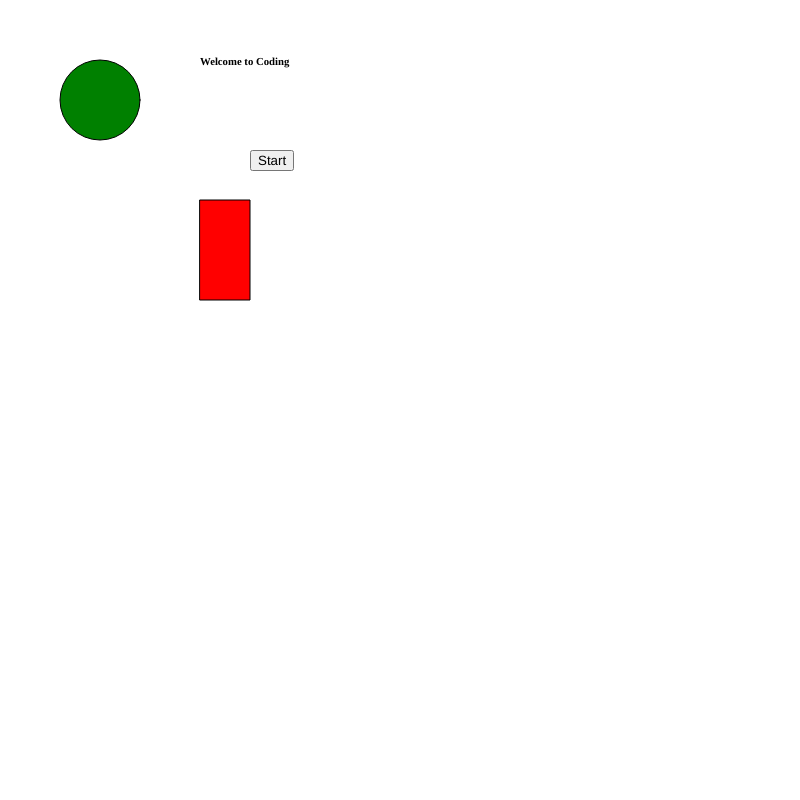
Frame 1 (no input)
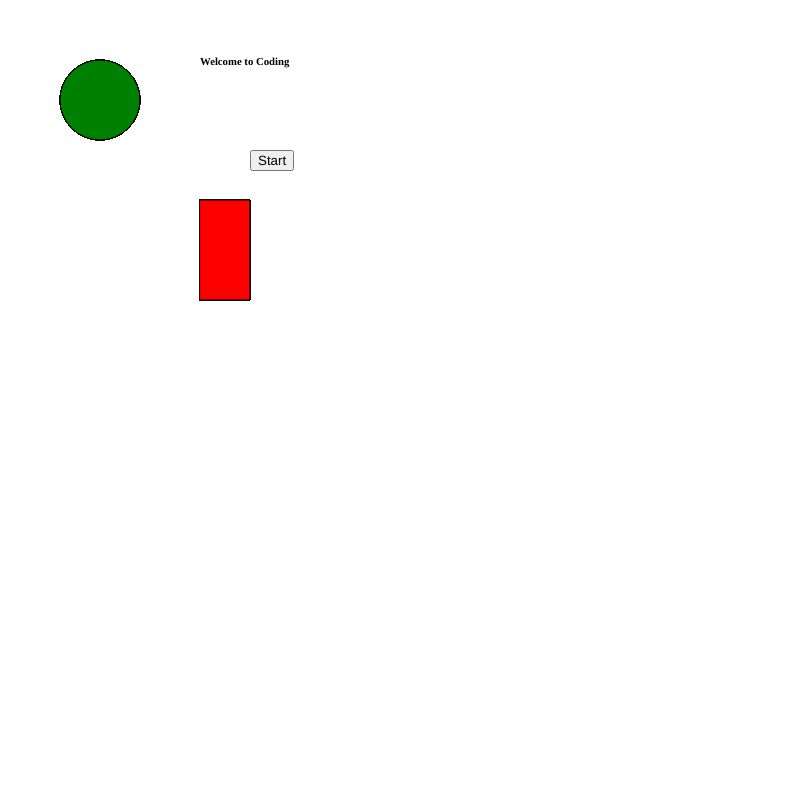
Frame 60 (no input)
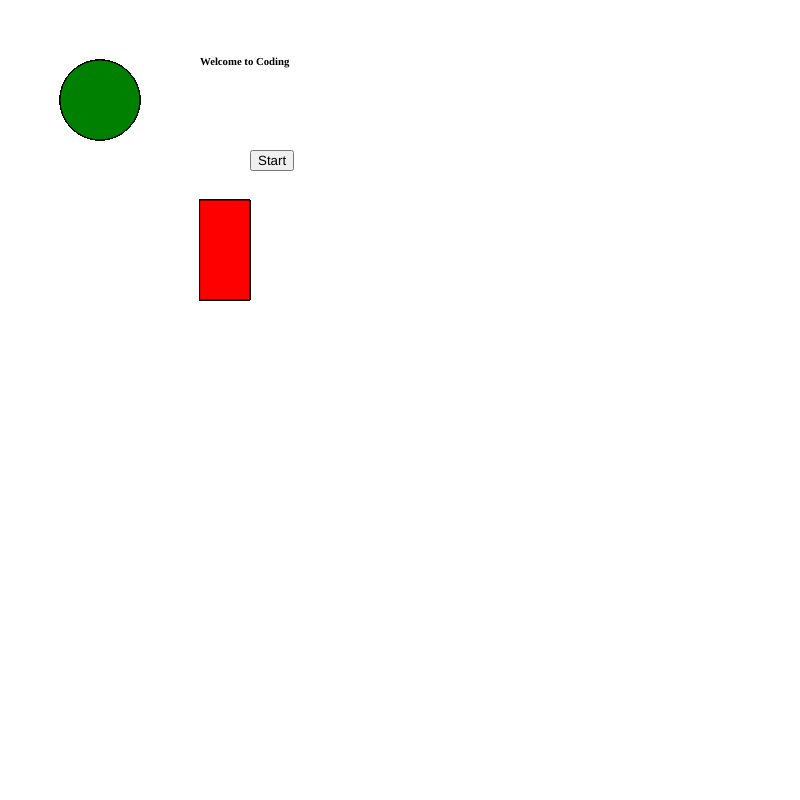
Frame 120 (the mouse pressed at the canvas centre since frame 60)

The p5.js sketch that drew these frames (run headless with seeded random() and noise() and a simulated clock; from frame 60 on, the mouse is pressed at the canvas centre):

// p5.js sketch
// ── sketch.js
function setup(){
  createCanvas(800,800)
  b1 = createButton("Start")
  b1.position(250, 150)
  b1.mouseClicked(function(){
    alert("Click")   
  }
  )
  element = createElement("h6","Welcome to Coding")
  element.position(200, 30)
}
function draw(){
  if(keyIsDown(UP_ARROW)){
    background("purple")
  }
  if(keyIsDown(RIGHT_ARROW)){
    background("orange")
  }
  if(keyIsDown(DOWN_ARROW)){
    background("blue")
  }
  if(keyIsDown(LEFT_ARROW)){
    background("yellow")
  }
  fill("red")
  rect(200, 200, 50, 100)
  fill("green")
  ellipse(100, 100, 80)
}
